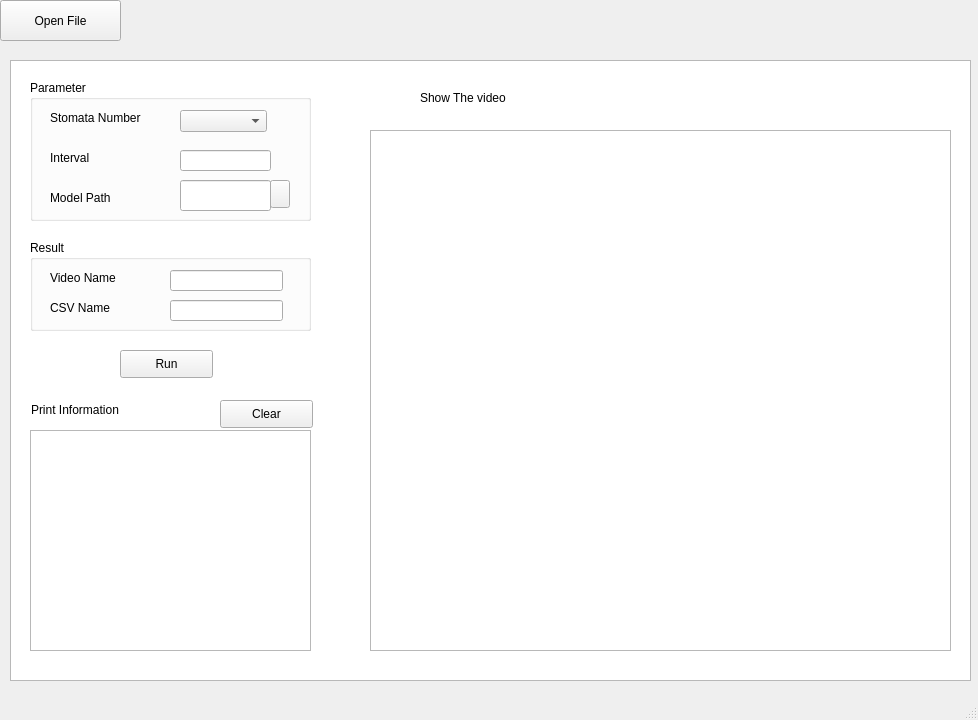
<?xml version="1.0" encoding="UTF-8"?>
<ui version="4.0">
 <class>MainWindow</class>
 <widget class="QMainWindow" name="MainWindow">
  <property name="enabled">
   <bool>true</bool>
  </property>
  <property name="geometry">
   <rect>
    <x>0</x>
    <y>0</y>
    <width>978</width>
    <height>720</height>
   </rect>
  </property>
  <property name="windowTitle">
   <string>StomataSegmanticSegmentation</string>
  </property>
  <widget class="QWidget" name="centralwidget">
   <widget class="QPushButton" name="OpenFileButton">
    <property name="geometry">
     <rect>
      <x>0</x>
      <y>0</y>
      <width>121</width>
      <height>41</height>
     </rect>
    </property>
    <property name="text">
     <string>Open File</string>
    </property>
   </widget>
   <widget class="QTableWidget" name="tableWidget">
    <property name="geometry">
     <rect>
      <x>10</x>
      <y>60</y>
      <width>961</width>
      <height>621</height>
     </rect>
    </property>
   </widget>
   <widget class="QGroupBox" name="groupBox">
    <property name="geometry">
     <rect>
      <x>30</x>
      <y>80</y>
      <width>281</width>
      <height>141</height>
     </rect>
    </property>
    <property name="title">
     <string>Parameter</string>
    </property>
    <widget class="QLabel" name="label_3">
     <property name="geometry">
      <rect>
       <x>20</x>
       <y>30</y>
       <width>121</width>
       <height>16</height>
      </rect>
     </property>
     <property name="text">
      <string>Stomata Number</string>
     </property>
    </widget>
    <widget class="QLabel" name="label_4">
     <property name="geometry">
      <rect>
       <x>20</x>
       <y>70</y>
       <width>111</width>
       <height>16</height>
      </rect>
     </property>
     <property name="text">
      <string>Interval</string>
     </property>
    </widget>
    <widget class="QLabel" name="label_5">
     <property name="geometry">
      <rect>
       <x>20</x>
       <y>110</y>
       <width>111</width>
       <height>16</height>
      </rect>
     </property>
     <property name="text">
      <string>Model Path</string>
     </property>
    </widget>
    <widget class="QComboBox" name="comboBoxStomataNumber">
     <property name="geometry">
      <rect>
       <x>150</x>
       <y>30</y>
       <width>87</width>
       <height>22</height>
      </rect>
     </property>
    </widget>
    <widget class="QPushButton" name="OpenModelButton">
     <property name="geometry">
      <rect>
       <x>240</x>
       <y>100</y>
       <width>20</width>
       <height>28</height>
      </rect>
     </property>
     <property name="text">
      <string/>
     </property>
    </widget>
    <widget class="QLineEdit" name="modelPathLabel">
     <property name="geometry">
      <rect>
       <x>150</x>
       <y>100</y>
       <width>91</width>
       <height>31</height>
      </rect>
     </property>
    </widget>
    <widget class="QLineEdit" name="intervalLineEdit">
     <property name="geometry">
      <rect>
       <x>150</x>
       <y>70</y>
       <width>91</width>
       <height>21</height>
      </rect>
     </property>
    </widget>
   </widget>
   <widget class="QGroupBox" name="groupBox_2">
    <property name="geometry">
     <rect>
      <x>30</x>
      <y>240</y>
      <width>281</width>
      <height>91</height>
     </rect>
    </property>
    <property name="title">
     <string>Result</string>
    </property>
    <widget class="QLabel" name="label_6">
     <property name="geometry">
      <rect>
       <x>20</x>
       <y>30</y>
       <width>81</width>
       <height>16</height>
      </rect>
     </property>
     <property name="text">
      <string>Video Name</string>
     </property>
    </widget>
    <widget class="QLabel" name="label_7">
     <property name="geometry">
      <rect>
       <x>20</x>
       <y>60</y>
       <width>81</width>
       <height>16</height>
      </rect>
     </property>
     <property name="text">
      <string>CSV Name</string>
     </property>
    </widget>
    <widget class="QLineEdit" name="videoNameLineEdit">
     <property name="geometry">
      <rect>
       <x>140</x>
       <y>30</y>
       <width>113</width>
       <height>21</height>
      </rect>
     </property>
    </widget>
    <widget class="QLineEdit" name="cvslineEdit">
     <property name="geometry">
      <rect>
       <x>140</x>
       <y>60</y>
       <width>113</width>
       <height>21</height>
      </rect>
     </property>
    </widget>
   </widget>
   <widget class="QPushButton" name="runButton">
    <property name="geometry">
     <rect>
      <x>120</x>
      <y>350</y>
      <width>93</width>
      <height>28</height>
     </rect>
    </property>
    <property name="text">
     <string>Run</string>
    </property>
   </widget>
   <widget class="QLabel" name="label">
    <property name="geometry">
     <rect>
      <x>31</x>
      <y>400</y>
      <width>171</width>
      <height>20</height>
     </rect>
    </property>
    <property name="text">
     <string>Print Information</string>
    </property>
   </widget>
   <widget class="QListView" name="reslultlistView">
    <property name="geometry">
     <rect>
      <x>30</x>
      <y>430</y>
      <width>281</width>
      <height>221</height>
     </rect>
    </property>
   </widget>
   <widget class="QLabel" name="label_2">
    <property name="geometry">
     <rect>
      <x>420</x>
      <y>90</y>
      <width>171</width>
      <height>16</height>
     </rect>
    </property>
    <property name="text">
     <string>Show The video</string>
    </property>
   </widget>
   <widget class="QFrame" name="frame">
    <property name="geometry">
     <rect>
      <x>370</x>
      <y>130</y>
      <width>581</width>
      <height>521</height>
     </rect>
    </property>
    <property name="frameShape">
     <enum>QFrame::StyledPanel</enum>
    </property>
    <property name="frameShadow">
     <enum>QFrame::Raised</enum>
    </property>
   </widget>
   <widget class="QLabel" name="OpenFilePathLabel">
    <property name="geometry">
     <rect>
      <x>130</x>
      <y>10</y>
      <width>621</width>
      <height>16</height>
     </rect>
    </property>
    <property name="text">
     <string/>
    </property>
   </widget>
   <widget class="QPushButton" name="clearLogButton">
    <property name="geometry">
     <rect>
      <x>220</x>
      <y>400</y>
      <width>93</width>
      <height>28</height>
     </rect>
    </property>
    <property name="text">
     <string>Clear</string>
    </property>
   </widget>
  </widget>
  <widget class="QMenuBar" name="menubar">
   <property name="geometry">
    <rect>
     <x>0</x>
     <y>0</y>
     <width>978</width>
     <height>26</height>
    </rect>
   </property>
  </widget>
  <widget class="QStatusBar" name="statusbar"/>
 </widget>
 <resources/>
 <connections/>
</ui>
